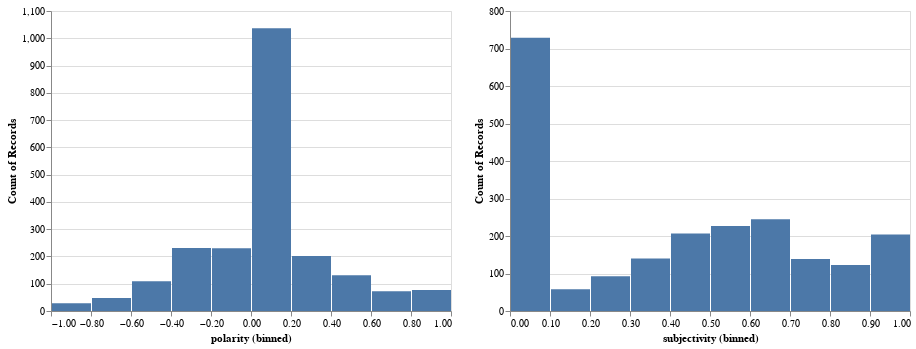

Notebook code cell kept with this figure:
### Markdown cell above
### Variable Distributions

### Code cell
polar = alt.Chart(data=comments_df).mark_bar().encode(
    alt.X("polarity:Q", bin=True),
    y='count()'
)

subject = alt.Chart(data=comments_df).mark_bar().encode(
    alt.X("subjectivity:Q", bin=True),
    y='count()'
)

alt.hconcat(polar, subject)

### Figure 1 — Vega-Lite specification as saved in the notebook (floating-point values rounded to 4 significant figures; data arrays with more than 128 entries replaced by an {"elided": "..."} marker saying what was removed)
{"config": {"view": {"continuousWidth": 400, "continuousHeight": 300}}, "hconcat": [{"mark": "bar", "encoding": {"x": {"bin": true, "field": "polarity", "type": "quantitative"}, "y": {"aggregate": "count", "type": "quantitative"}}}, {"mark": "bar", "encoding": {"x": {"bin": true, "field": "subjectivity", "type": "quantitative"}, "y": {"aggregate": "count", "type": "quantitative"}}}], "data": {"name": "data-4e4cbbe9f355ed005d961ed305f3fbc7"}, "$schema": "https://vega.github.io/schema/vega-lite/v4.17.0.json", "datasets": {"data-4e4cbbe9f355ed005d961ed305f3fbc7": {"elided": "2165 records"}}}
